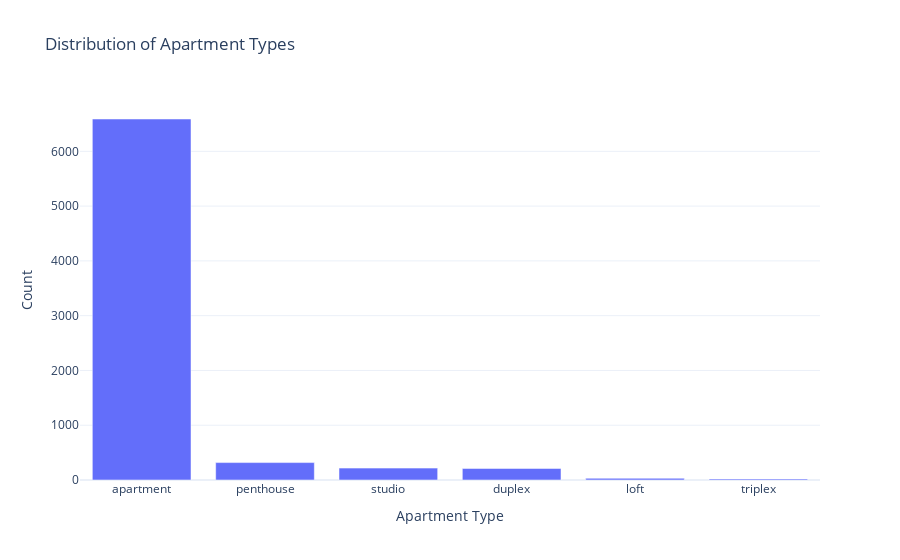

Notebook cell for this chart:
### Markdown cell above
# Distribution of apartment types:

### Code cell
import plotly.express as px

# Count each apartment type
type_counts = apartments["type"].value_counts()

fig = px.bar(
    x=type_counts.index,
    y=type_counts.values,
    title="Distribution of Apartment Types",
    labels={"x": "Apartment Type", "y": "Count"},
    template="plotly_white"
)
fig.show()

### Figure 1 — Plotly figure (JSON) as saved in the notebook; plotly's stock layout.template omitted (floating-point values rounded to 4 significant figures)
{"data": [{"hovertemplate": "Apartment Type=%{x}<br>Count=%{y}<extra></extra>", "legendgroup": "", "marker": {"color": "#636efa", "pattern": {"shape": ""}}, "name": "", "orientation": "v", "showlegend": false, "textposition": "auto", "type": "bar", "x": ["apartment", "penthouse", "studio", "duplex", "loft", "triplex"], "xaxis": "x", "y": [6590, 318, 217, 211, 32, 20], "yaxis": "y"}], "layout": {"barmode": "relative", "legend": {"tracegroupgap": 0}, "title": {"text": "Distribution of Apartment Types"}, "xaxis": {"anchor": "y", "domain": [0, 1], "title": {"text": "Apartment Type"}}, "yaxis": {"anchor": "x", "domain": [0, 1], "title": {"text": "Count"}}}}
